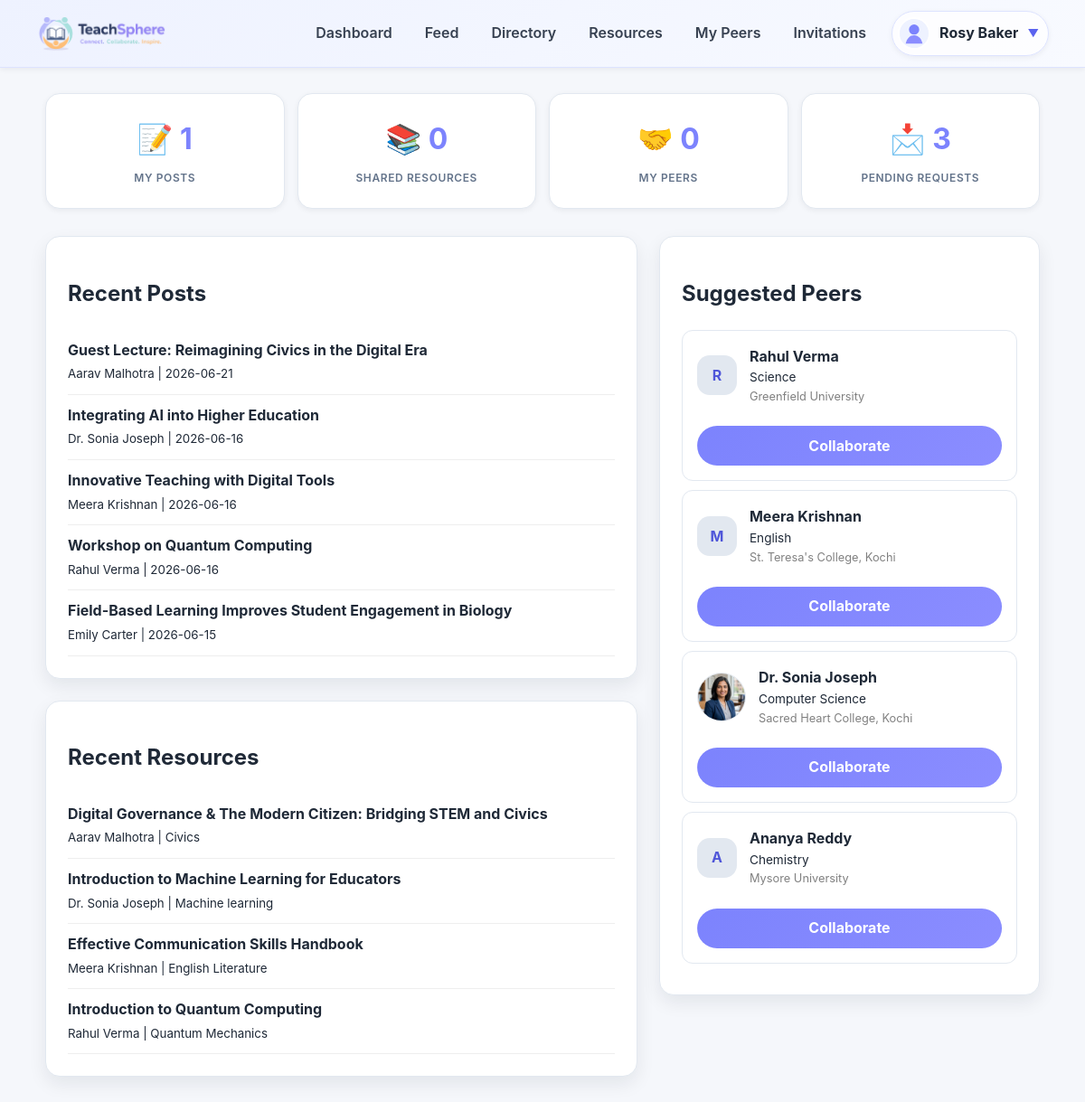
Page /teacher-dashboard (signed in) on the committed database.
### tables this page shows
CREATE TABLE teachers (
            id INTEGER PRIMARY KEY AUTOINCREMENT,
            name TEXT NOT NULL,
            email TEXT UNIQUE NOT NULL,
            subject TEXT NOT NULL,
            password TEXT NOT NULL
        , account_type TEXT DEFAULT 'teacher');

CREATE TABLE posts (
            id INTEGER PRIMARY KEY AUTOINCREMENT,
            teacher_id INTEGER NOT NULL,
            title TEXT NOT NULL,
            content TEXT NOT NULL,
            subject TEXT,
            file TEXT,
            likes INTEGER DEFAULT 0,
            created_at TEXT NOT NULL
        , post_type TEXT DEFAULT 'General', author_role TEXT DEFAULT 'teacher');

CREATE TABLE resources (
            id INTEGER PRIMARY KEY AUTOINCREMENT,
            teacher_id INTEGER NOT NULL,
            title TEXT NOT NULL,
            description TEXT NOT NULL,
            subject TEXT NOT NULL,
            file TEXT NOT NULL,
            created_at TEXT NOT NULL
        , downloads INTEGER DEFAULT 0);

CREATE TABLE profiles (
            id INTEGER PRIMARY KEY AUTOINCREMENT,
            teacher_id INTEGER UNIQUE NOT NULL,
            qualification TEXT,
            school TEXT,
            experience TEXT,
            bio TEXT,
            profile_photo TEXT
        , specialization TEXT, research_interests TEXT, years_experience TEXT, institution_id INTEGER, skills TEXT, achievements TEXT, designation TEXT, school_college_university TEXT, institution_name TEXT);

### app.py (the view)
@app.route('/teacher-dashboard')
def teacher_dashboard():
    user = current_user()
    if not user or user.get('role') != 'teacher':
        return redirect(url_for('login'))
    connection = get_db()
    cursor = connection.cursor()
    cursor.execute(
        "SELECT COUNT(*) AS total FROM posts WHERE teacher_id = ? AND (author_role IS NULL OR author_role = 'teacher')",
        (user['id'],)
    )
    posts_count = cursor.fetchone()['total']
    cursor.execute("SELECT COUNT(*) AS total FROM resources WHERE teacher_id = ?", (user['id'],))
    resources_count = cursor.fetchone()['total']
    cursor.execute(
        "SELECT COUNT(*) AS total FROM collaborators WHERE (sender_id = ? OR receiver_id = ?) AND status = 'accepted' AND sender_role = 'teacher' AND receiver_role = 'teacher'",
        (user['id'], user['id'])
    )
    peers_count = cursor.fetchone()['total']
    cursor.execute(
        """
        SELECT COUNT(*) AS total
        FROM collaborators
        WHERE (sender_id = ? OR receiver_id = ?)
          AND sender_role = 'teacher'
          AND receiver_role = 'teacher'
          AND status = 'pending'
        """,
        (user['id'], user['id'])
    )
    pending_count = cursor.fetchone()['total']
    cursor.execute("SELECT posts.*, teachers.name AS author_name FROM posts JOIN teachers ON posts.teacher_id = teachers.id WHERE (posts.author_role IS NULL OR posts.author_role = 'teacher') ORDER BY posts.created_at DESC LIMIT 5")
    recent_posts = cursor.fetchall()
    cursor.execute("SELECT resources.*, teachers.name AS author_name FROM resources JOIN teachers ON resources.teacher_id = teachers.id ORDER BY resources.created_at DESC LIMIT 5")
    recent_resources = cursor.fetchall()
    cursor.execute('''
        SELECT teachers.id, teachers.name, teachers.subject, profiles.profile_photo, profiles.institution_name
        FROM teachers LEFT JOIN profiles ON teachers.id = profiles.teacher_id
        WHERE teachers.id != ? AND teachers.id NOT IN (
            SELECT receiver_id FROM collaborators WHERE sender_id = ? AND sender_role = 'teacher'
            UNION
            SELECT sender_id FROM collaborators WHERE receiver_id = ? AND receiver_role = 'teacher'
        ) LIMIT 4
    ''', (user['id'], user['id'], user['id']))
    suggested_peers = cursor.fetchall()
    connection.close()
    return render_template('teacher_dashboard.html', user=user, posts_count=posts_count, resources_count=resources_count, peers_count=peers_count, pending_count=pending_count, recent_posts=recent_posts, recent_resources=recent_resources, suggested_peers=suggested_peers)

### app.py (called while the page is built)
def dict_factory(cursor, row):
    return {column[0]: row[idx] for idx, column in enumerate(cursor.description)}

def get_db():
    connection = sqlite3.connect("teachers.db")
    connection.row_factory = dict_factory
    return connection

def current_user():
    user_id = session.get('user_id')
    role = session.get('role')
    if not user_id or not role:
        return None
    connection = get_db()
    cursor = connection.cursor()
    table = 'teachers' if role == 'teacher' else 'institutions'
    cursor.execute(f"SELECT * FROM {table} WHERE id = ?", (user_id,))
    user = cursor.fetchone()
    connection.close()
    if user: user['role'] = role
    return user

def get_profile(teacher_id):
    connection = get_db()
    cursor = connection.cursor()
    cursor.execute("SELECT * FROM profiles WHERE teacher_id = ?", (teacher_id,))
    profile = cursor.fetchone()
    connection.close()
    return profile

@app.context_processor
def inject_nav_profile():
    user = current_user()
    if not user:
        return {"nav_profile": None}
    photo = ""
    if user["role"] == "teacher":
        profile = get_profile(user["id"])
        if profile:
            photo = profile.get("profile_photo") or ""
        profile_url = url_for("profile")
        default_image = "images/default_avatar.svg"
    else:
        photo = user.get("logo") or ""
        profile_url = url_for("institution_profile")
        default_image = "images/default_institution.svg"
    return {
        "nav_profile": {
            "name": user.get("name", "User"),
            "photo": photo,
            "profile_url": profile_url,
            "default_image": default_image,
        }
    }

### templates/teacher_dashboard.html (shortened to what this page needs)
<!DOCTYPE html>
<html lang="en">
<head>
    <link rel="stylesheet" href="{{ url_for('static', filename='style.css') }}">
</head>
<body>
    <header class="topbar">
        <a class="brand" href="{{ url_for('feed') }}">
            <img src="{{ url_for('static', filename='images/teachsphere_horizontal.png') }}" alt="TeachSphere" class="logo-horizontal">
        </a>
        <nav class="topbar-nav">
            <a href="/teacher-dashboard">Dashboard</a>
            <a href="/feed">Feed</a>
            <a href="/directory">Directory</a>
            <a href="/resources">Resources</a>
            <a href="/my-peers">My Peers</a>
            <a href="/invitations">Invitations</a>
        </nav>
        {% include 'navbar_profile.html' %}
    </header>
    <main class="page-content">
        <div class="summary-grid" style="margin-bottom: 30px;">
            <div class="summary-item"><h3>📝 {{ posts_count }}</h3><p>My Posts</p></div>
            <div class="summary-item"><h3>📚 {{ resources_count }}</h3><p>Shared Resources</p></div>
            <div class="summary-item"><h3>🤝 {{ peers_count }}</h3><p>My Peers</p></div>
            <a class="summary-item" href="/invitations"><h3>📩 {{ pending_count }}</h3><p>Pending Requests</p></a>
        </div>
        <div class="page-grid">
            <div>
                <section class="card">
                    <h2>Recent Posts</h2>
                    {% for post in recent_posts %}
                        <div style="padding: 10px 0; border-bottom: 1px solid #eee;">
                            <strong>{{ post.title }}</strong><br>
                            <small>{{ post.author_name }} | {{ post.created_at[:10] }}</small>
                        </div>
                    {% endfor %}
                </section>
                <section class="card">
                    <h2>Recent Resources</h2>
                    {% for res in recent_resources %}
                        <div style="padding: 10px 0; border-bottom: 1px solid #eee;">
                            <strong>{{ res.title }}</strong><br>
                            <small>{{ res.author_name }} | {{ res.subject }}</small>
                        </div>
                    {% endfor %}
                </section>
            </div>
            <aside>
                <section class="card">
                    <h2>Suggested Peers</h2>
                    {% for peer in suggested_peers %}
                        <div class="teacher-card" style="margin-bottom: 10px;">
                            <div class="profile-row">
                                {% if peer.profile_photo %}
                                    <img src="{{ url_for('static', filename=peer.profile_photo) }}" class="profile-photo">
                                {% else %}
                                    <span class="avatar">{{ peer.name[:1] }}</span>
                                {% endif %}
                                <div>
                                    <strong>{{ peer.name }}</strong>
                                    <p style="margin:0; font-size: 0.85rem;">{{ peer.subject }}</p>
                                    <p style="margin:0; font-size: 0.8rem; color: gray;">{{ peer.institution_name }}</p>
                                </div>
                            </div>
                            <a href="/collaborate/{{ peer.id }}/teacher/request" class="btn btn-primary" style="margin-top: 10px; width: 100%;">Collaborate</a>
                        </div>
                    {% endfor %}
                </section>
            </aside>
        </div>
    </main>
</body>
</html>

### templates/navbar_profile.html (shortened to what this page needs)
{% if nav_profile %}
<div class="navbar-profile" data-navbar-dropdown>
    <button class="navbar-profile-button" type="button" aria-label="Open user menu" aria-expanded="false">
        {% if nav_profile.photo %}
        <img class="navbar-avatar" src="{{ url_for('static', filename=nav_profile.photo) }}" alt="{{ nav_profile.name }} profile picture">
        {% else %}
        <img class="navbar-avatar" src="{{ url_for('static', filename=nav_profile.default_image) }}" alt="Default profile picture">
        {% endif %}
        <span class="navbar-profile-name">{{ nav_profile.name }}</span>
        <span class="navbar-arrow">▼</span>
    </button>
</div>
{% endif %}

### static/style.css (style rules this page uses)
:root { --primary: #7C83FD; --primary-dark: #5B63EF; --secondary: #8B8DFF; --accent: #F59E0B; --ts-bg: #F5F7FB; --ts-white: #fff; --ts-border: #E2E8F0; --ts-text: #1F2937; --ts-text-muted: #64748B; --pastel-bg: #F8FAFF; --pastel-border: #DDE3FF; --pastel-primary: #7C83FD; --pastel-mint: #5FD6C6; --muted: var(--ts-text-muted); --border: var(--ts-border); --text: var(--ts-text); --ts-blue: #4F56D9; --ts-dark-blue: #3B3F99; --shadow-sm: 0 2px 6px rgb(15 23 42 / 0.06); --shadow: 0 8px 20px rgb(15 23 42 / 0.08); --shadow-lg: 0 14px 28px rgb(15 23 42 / 0.12); --radius: 12px; --radius-lg: 16px; --transition: all 0.3s cubic-bezier(0.4, 0, 0.2, 1); }
.logo-horizontal { height: 40px; width: auto; object-fit: contain; display: block; }
* { box-sizing: border-box; }
html, body { margin: 0; height: 100%; background: var(--ts-bg); color: var(--ts-text); font-family: -apple-system, system-ui, BlinkMacSystemFont, "Segoe UI", Roboto, sans-serif; }
body { line-height: 1.6; }
a { color: inherit; text-decoration: none; }
.topbar { display: flex; justify-content: space-between; align-items: center; gap: 16px; padding: 12px clamp(20px, 4vw, 40px); background: linear-gradient(135deg, #EEF2FF 0%, #F8FAFF 100%); color: var(--ts-text); border-bottom: 1px solid #DDE3FF; box-shadow: var(--shadow-sm); position: sticky; top: 0; z-index: 1000; }
.brand { display: flex; align-items: center; }
.topbar-nav { display: flex; flex-wrap: wrap; align-items: center; gap: 12px; margin-left: auto; }
.topbar-nav a { color: #374151; font-weight: 600; padding: 8px 12px; border-radius: 8px; transition: var(--transition); }
.navbar-profile { position: relative; white-space: nowrap; }
.navbar-profile-button { display: flex; align-items: center; gap: 10px; padding: 6px 10px 6px 6px; border: 1px solid #DDE3FF; border-radius: 999px; background: rgba(255, 255, 255, 0.78); color: var(--ts-text); font: inherit; font-weight: 700; box-shadow: var(--shadow-sm); cursor: pointer; transition: var(--transition); }
.navbar-profile-name { max-width: 180px; overflow: hidden; text-overflow: ellipsis; }
.navbar-arrow { color: var(--primary-dark); font-size: 0.75rem; transition: transform 0.2s ease; }
.navbar-avatar { width: 36px; height: 36px; border-radius: 50%; object-fit: cover; border: 2px solid #FFFFFF; background: #EEF2FF; }
.page-content { padding: 28px clamp(20px, 4vw, 40px); max-width: 1180px; margin: 0 auto; }
.card { background: var(--ts-white); border: 1px solid var(--ts-border); border-radius: var(--radius-lg); box-shadow: var(--shadow); padding: 24px; margin-bottom: 24px; transition: var(--transition); }
.btn { display: inline-flex; align-items: center; justify-content: center; min-height: 44px; padding: 0 18px; font-weight: 700; border-radius: 999px; border: 1px solid transparent; transition: var(--transition); cursor: pointer; }
.btn-primary { background: linear-gradient(135deg, var(--primary) 0%, var(--secondary) 100%); color: var(--ts-white); }
.page-grid { display: grid; gap: 24px; grid-template-columns: 1.4fr 0.9fr; }
.post-card, .resource-card, .teacher-card, .profile-card { display: grid; gap: 12px; padding: 16px; border-radius: var(--radius); border: 1px solid var(--ts-border); background: var(--ts-white); }
.avatar { width: 44px; height: 44px; display: inline-flex; align-items: center; justify-content: center; border-radius: 14px; background: #e2e8f0; color: var(--ts-blue); font-weight: 700; }
.profile-row { display: flex; align-items: center; gap: 14px; }
.profile-photo { width: 54px; height: 54px; object-fit: cover; border-radius: 50%; border: 1px solid var(--border); }
.summary-grid { display: grid; grid-template-columns: repeat(auto-fit, minmax(160px, 1fr)); gap: 14px; }
.summary-item { padding: 24px; border-radius: var(--radius-lg); border: 1px solid var(--ts-border); background: white; text-align: center; box-shadow: var(--shadow-sm); transition: var(--transition); }
.summary-item h3 { font-size: 2rem; color: var(--primary); margin: 0 0 8px 0; }
.summary-item p { margin: 0; font-weight: 600; color: var(--ts-text-muted); text-transform: uppercase; letter-spacing: 0.05em; font-size: 0.75rem; }

### rows in the picture
teachers: name "Rosy Baker"
posts: title "Guest Lecture: Reimagining Civics in the Digital Era", author_name "Aarav Malhotra", created_at "2026-06-21"
posts: title "Integrating AI into Higher Education", author_name "Dr. Sonia Joseph", created_at "2026-06-16"
posts: title "Innovative Teaching with Digital Tools", author_name "Meera Krishnan", created_at "2026-06-16"
posts: title "Workshop on Quantum Computing", author_name "Rahul Verma", created_at "2026-06-16"
posts: title "Field-Based Learning Improves Student Engagement in Biology", author_name "Emily Carter", created_at "2026-06-15"
resources: title "Digital Governance & The Modern Citizen: Bridging STEM and Civics", author_name "Aarav Malhotra", subject "Civics"
resources: title "Introduction to Machine Learning for Educators", author_name "Dr. Sonia Joseph", subject "Machine learning"
resources: title "Effective Communication Skills Handbook", author_name "Meera Krishnan", subject "English Literature"
resources: title "Introduction to Quantum Computing", author_name "Rahul Verma", subject "Quantum Mechanics"
profiles: name "R", name "Rahul Verma", subject "Science", institution_name "Greenfield University"
profiles: name "M", name "Meera Krishnan", subject "English", institution_name "St. Teresa's College, Kochi"
profiles: profile_photo (picture), name "Dr. Sonia Joseph", subject "Computer Science", institution_name "Sacred Heart College, Kochi"
profiles: name "A", name "Ananya Reddy", subject "Chemistry", institution_name "Mysore University"

### other values in the picture
{{ posts_count }} "1"
{{ resources_count }} "0"
{{ peers_count }} "0"
{{ pending_count }} "3"
